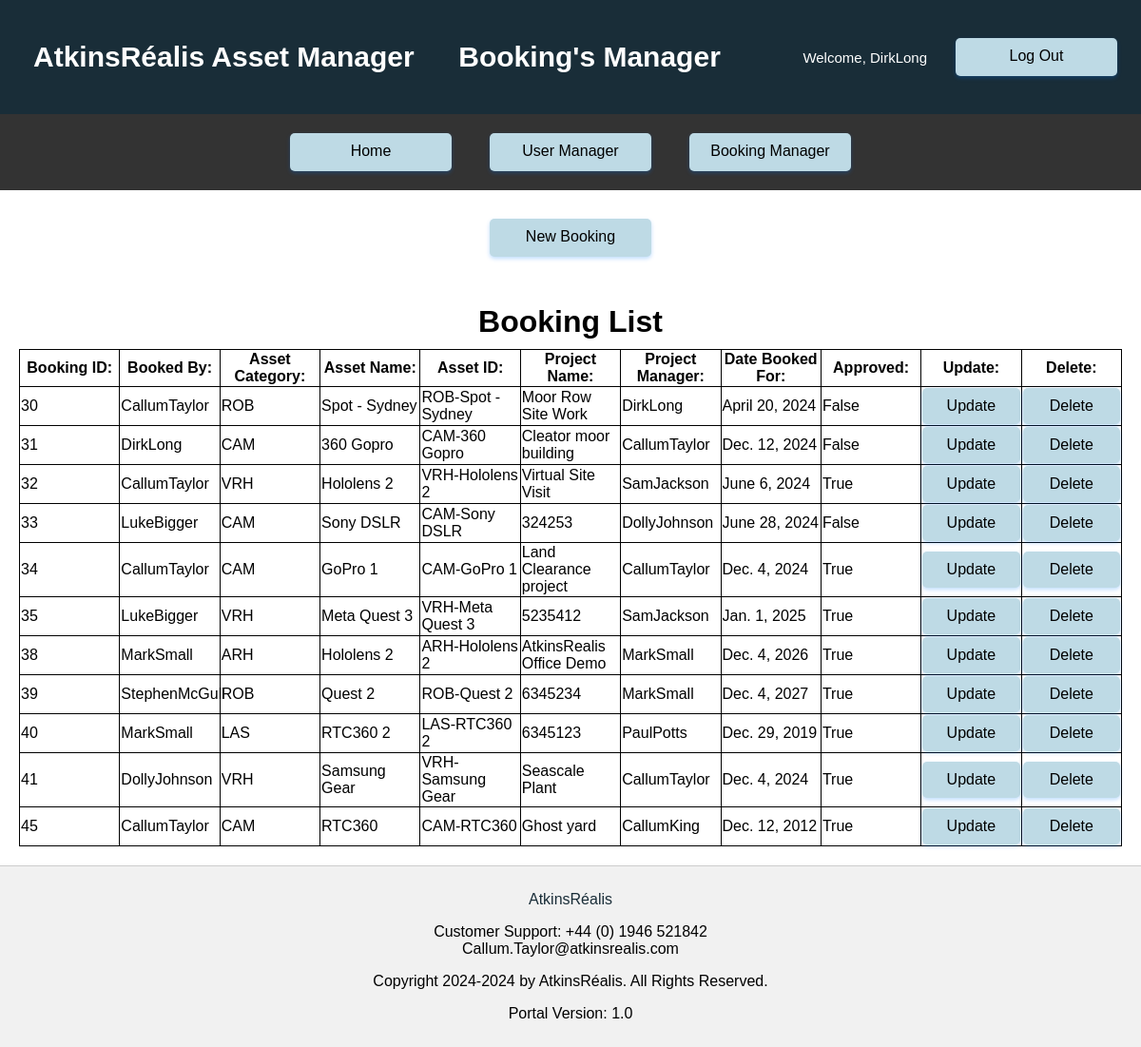
/booking_page/ (signed in), run on the app's committed database.
### Library/models.py (models this page shows, shortened)
class CustomUser(AbstractBaseUser, PermissionsMixin):
    username = models.CharField(max_length=150, unique=True)
    email = models.EmailField(unique=True)
    firstname = models.CharField(max_length=255)
    lastname = models.CharField(max_length=255)
    job_title = models.CharField(max_length=100)
    password_creation_date = models.DateTimeField(default=timezone.now)
    is_active = models.BooleanField(default=True)
    is_staff = models.BooleanField(default=False)
    groups = models.ManyToManyField(Group, related_name='custom_users')
    user_permissions = models.ManyToManyField(Permission, related_name='custom_users')
    USERNAME_FIELD = 'email'
    REQUIRED_FIELDS = ['firstname', 'lastname', 'job_title']
    objects = CustomUserManager()

class AssetBooking(models.Model):
    BOOKING_ID_CHOICES = (
        ('CAM', 'Camera'),
        ('LAS', 'Laser Scanner'),
        ('VRH', 'VR Headset'),
        ('ARH', 'AR Headset'),
        ('ROB', 'Robot'),
    )
    booking_id = models.AutoField(primary_key=True)
    booked_by = models.ForeignKey(CustomUser, on_delete=models.DO_NOTHING, related_name='bookings_as_booked_by', null=True, default='')
    asset_category = models.CharField(max_length=3, choices=BOOKING_ID_CHOICES)
    asset_name = models.CharField(max_length=100)
    asset_id = models.CharField(max_length=100)
    project_name = models.CharField(max_length=255)
    project_number = models.CharField(max_length=20)
    project_manager = models.ForeignKey(CustomUser, on_delete=models.DO_NOTHING, null=True, default='')
    date_booked_for = models.DateField()
    approved = models.BooleanField(default=False)

### Library/views.py (the view)
# urls.py: path('booking_page/', views.booking_page, name='booking_page'),
@login_required
def booking_page(request):
    mybookings = AssetBooking.objects.all().values()
    myusers = CustomUser.objects.all().values()
    context = {
        "mybookings": mybookings,
        "myusers": myusers
    }
    return render(request, "bookings_manage.html", context)

### Library/templates/bookings_manage.html (shortened to what this page needs)
{% extends "master.html" %}
    <title>{% block title_1 %}Booking's Manager{% endblock %}</title>
    {% block content %}
    <div class="button-container1">
        <a href="/new_booking/" class="button">New Booking</a>
    </div>
    <h1>Booking List</h1>
    <div class="table-container">
        <table class="table">
            <tr>
                <th style="min-width: 150px;">Booking ID:</th>
                <th style="min-width: 150px;">Booked By:</th>
                <th style="min-width: 150px;">Asset Category:</th>
                <th style="min-width: 150px;">Asset Name:</th>
                <th style="min-width: 150px;">Asset ID:</th>
                <th style="min-width: 250px;">Project Name:</th>
                <th style="min-width: 200px;">Project Manager:</th>
                <th style="min-width: 150px;">Date Booked For:</th>
                <th style="min-width: 150px;">Approved:</th>
                <th style="min-width: 150px;">Update:</th>
                {% if request.user.is_staff %}
                <th style="min-width: 150px;">Delete:</th>
                {% endif %}
            </tr>
            {% for booking in mybookings %}
            <tr>
                <td>{{ booking.booking_id }}</td>
                <td>
                    {% for user in myusers %}
                        {% if user.id == booking.booked_by_id %}
                            {{ user.username }}
                        {% endif %}
                    {% endfor %}
                </td>
                <td>{{ booking.asset_category }}</td>
                <td>{{ booking.asset_name }}</td>
                <td>{{ booking.asset_id }}</td>
                <td>{{ booking.project_name }}</td>
                <td>
                    {% for user in myusers %}
                        {% if user.id == booking.project_manager_id %}
                            {{ user.username }}
                        {% endif %}
                    {% endfor %}
                </td>
                <td>{{ booking.date_booked_for }}</td>
                <td>{{ booking.approved }}</td>
                <td>
                    <form action="{% url 'booking_update' booking.booking_id %}">
                        <button type="submit" class="button1">Update</button>
                    </form>
                </td>
                {% if request.user.is_staff %}
                <td>
                    <form method="get" action="{% url 'booking_delete' booking.booking_id %}">
                        <button type="submit" class="button1">Delete</button>
                    </form>
                </td>
                {% endif %}
            </tr>
            {% endfor %}
        </table>
    </div>
    {% endblock %}

### Library/templates/master.html (shortened to what this page needs)
<!DOCTYPE html>
<html lang="en">
<head>
</head>
<body>
    <header class="header">
        <div class="logo-text">AtkinsRéalis Asset Manager</div>
        <h1>{% block title_1 %}Page Title{% endblock %}</h1>
        <nav class="nav-container">
            <ul class="right-buttons">
                {% if request.user.is_authenticated %}
                    <span class="welcome">Welcome, {{ request.user.username }}</span>
                    <li><a class="button" href="/logout/">Log Out</a></li>
                {% else %}
                    <li><a class="button" href="/login/">Log In</a></li>
                    <li><a class="button" href="/register/">Register</a></li>
                {% endif %}
            </ul>
        </nav>
    </header>
    <div class="nav-bar">
        <nav class="nav-container">
            <ul class="nav-links left-buttons">
                {% if request.user.is_authenticated %}
                    <li><a class="button" href="/home_page/">Home</a></li>
                    <li><a class="button" href="/user_manage/">User Manager</a></li>
                    <li><a class="button" href="/booking_page/">Booking Manager</a></li>
                {% endif %}
            </ul>
        </nav>
    </div>
    <main class="content">
        {% block content %}{% endblock %}
    </main>
    <footer class="footer">
        <p><a href="https://www.atkinsrealis.com/">AtkinsRéalis</a></p>
        <p>Customer Support: +44 (0) 1946 521842<br>Callum.Taylor@atkinsrealis.com</p>
        <p>Copyright 2024-2024 by AtkinsRéalis. All Rights Reserved.</p>
        <p>Portal Version: 1.0</p>
    </footer>
</body>
</html>

### Library/templates/master.html (style rules this page uses)
body, html { font-family: Arial, sans-serif; display: flex; flex-direction: column; justify-content: center; min-height: 100vh; margin: 0; }
.content { margin-top: 20px; padding: 20px; flex: 1; }
.header { font-size: 15px; background-color: #192d38; color: #fff; padding: 15px; display: flex; justify-content: space-between; align-items: center; }
h1 { text-align: center; margin: 10px 0; }
.table-container { display: flex; justify-content: center; align-items: center; width: 100%; }
.table { width: 100%; table-layout: fixed; border: 1px solid black; border-collapse: collapse; border-spacing: 0; margin: 0 auto; }
tr, th, td { width: 100px; border: 1px solid black; }
.logo-text { font-size: 30px; font-weight: bold; margin-left: 20px; }
.nav-container { display: flex; justify-content: space-between; align-items: center; }
.nav-bar { display: flex; background-color: #333; justify-content: center; padding: 10px 0; }
.nav-links { display: flex; justify-content: center; gap: 20px; color: #fff; list-style: none; padding: 0; margin: 0; align-items: center; }
.button-container1 { display: flex; justify-content: center; align-items: center; position: absolute; left: 50%; transform: translate(-50%, -50%); margin: 10px 0; position: relative; }
.button { display: inline-block; width: 130px; height: 20px; padding: 10px 20px; font-size: 16px; margin: 10px; cursor: pointer; text-align: center; text-decoration: none; outline: none; color: #000000; background-color: #BEDAE5; border: none; border-radius: 5px; box-shadow: 0 2px 4px rgba(0, 123, 255, 0.25); transition: background-color 0.3s ease; }
.button1 { display: inline-block; width: 100%; height: 100%; padding: 10px 0; font-size: 16px; cursor: pointer; text-align: center; text-decoration: none; outline: none; color: #000000; background-color: #BEDAE5; border: none; border-radius: 5px; box-shadow: 0 2px 4px rgba(0, 123, 255, 0.25); transition: background-color 0.3s ease; }
.right-buttons { display: flex; list-style: none; align-items: center; justify-content: flex-end; gap: 10px; }
.right-buttons .welcome { margin-right: 10px; }
.footer { background-color: #f1f1f1; text-align: center; padding: 10px; border-top: 1px solid #ccc; }
.footer a { color: #192d38; text-decoration: none; }

### data on the page
CustomUser: user.username "DirkLong", username "DirkLong"
AssetBooking: booking_id "30", asset_category "ROB", asset_name "Spot - Sydney", asset_id "ROB-Spot - Sydney", project_name "Moor Row Site Work", date_booked_for "April 20, 2024", approved "False"
CustomUser: username "CallumTaylor"
AssetBooking: booking_id "31", asset_category "CAM", asset_name "360 Gopro", asset_id "CAM-360 Gopro", project_name "Cleator moor building", date_booked_for "Dec. 12, 2024", approved "False"
AssetBooking: booking_id "32", asset_category "VRH", asset_name "Hololens 2", asset_id "VRH-Hololens 2", project_name "Virtual Site Visit", date_booked_for "June 6, 2024", approved "True"
CustomUser: username "SamJackson"
AssetBooking: booking_id "33", asset_category "CAM", asset_name "Sony DSLR", asset_id "CAM-Sony DSLR", project_name "324253", date_booked_for "June 28, 2024", approved "False"
CustomUser: username "LukeBigger"
CustomUser: username "DollyJohnson"
AssetBooking: booking_id "34", asset_category "CAM", asset_name "GoPro 1", asset_id "CAM-GoPro 1", project_name "Land Clearance project", date_booked_for "Dec. 4, 2024", approved "True"
AssetBooking: booking_id "35", asset_category "VRH", asset_name "Meta Quest 3", asset_id "VRH-Meta Quest 3", project_name "5235412", date_booked_for "Jan. 1, 2025", approved "True"
AssetBooking: booking_id "38", asset_category "ARH", asset_name "Hololens 2", asset_id "ARH-Hololens 2", project_name "AtkinsRealis Office Demo", date_booked_for "Dec. 4, 2026", approved "True"
CustomUser: username "MarkSmall"
AssetBooking: booking_id "39", asset_category "ROB", asset_name "Quest 2", asset_id "ROB-Quest 2", project_name "6345234", date_booked_for "Dec. 4, 2027", approved "True"
CustomUser: username "StephenMcGull"
AssetBooking: booking_id "40", asset_category "LAS", asset_name "RTC360 2", asset_id "LAS-RTC360 2", project_name "6345123", date_booked_for "Dec. 29, 2019", approved "True"
CustomUser: username "PaulPotts"
AssetBooking: booking_id "41", asset_category "VRH", asset_name "Samsung Gear", asset_id "VRH-Samsung Gear", project_name "Seascale Plant", date_booked_for "Dec. 4, 2024", approved "True"
AssetBooking: booking_id "45", asset_category "CAM", asset_name "RTC360", asset_id "CAM-RTC360", project_name "Ghost yard", date_booked_for "Dec. 12, 2012", approved "True"
CustomUser: username "CallumKing"
